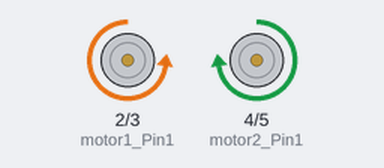
The sketch below on a simulated Arduino Uno, built with avr-gcc and run on an emulated ATmega328P. Shown: motor-driver pin pairs drawn as motors (green arrow = first pin HIGH = forward, orange = second pin HIGH = backward, longer = more drive, scaled by the enable pin).

Above: at 0.1 s.
At 2.1 s:
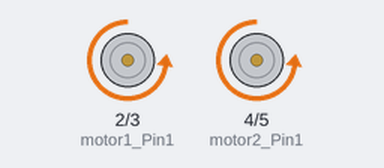
At 5.9 s:
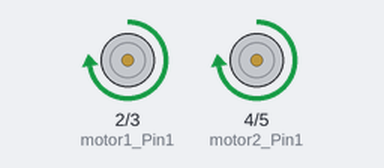
At 8.7 s:
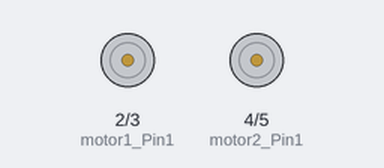
Timing chart, 0 to 10.2 s (numbered marks = the images above):
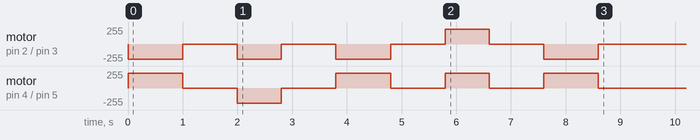

The sketch:

task2.ino
```cpp
int motor1_Pin1 = 2;
int motor1_Pin2 = 3;

int motor2_Pin1 = 4;
int motor2_Pin2 = 5;

int motor1_speed = 9;
int motor2_speed = 10;

int straight_time = 1000;
int turn_time = 800;


void setup() {
  // put your setup code here, to run once:
  pinMode(motor1_Pin1, OUTPUT);
  pinMode(motor1_Pin2, OUTPUT);
  pinMode(motor2_Pin1, OUTPUT);
  pinMode(motor2_Pin2, OUTPUT);

  pinMode(motor1_speed, OUTPUT);
  pinMode(motor2_speed, OUTPUT);

  // left90();
  // delay(500);
  // right90();
  forward(straight_time);

  delay(1000);
  right90(turn_time);


  delay(1000);
  forward(straight_time);


  delay(1000);
  left90(turn_time);

  delay(1000);
  forward(straight_time);
}

void loop() {
}

void stop() {
  digitalWrite(motor1_Pin1, LOW);
  digitalWrite(motor1_Pin2, LOW);
  digitalWrite(motor2_Pin1, LOW);
  digitalWrite(motor2_Pin2, LOW);
  analogWrite(motor2_speed, 0);
  analogWrite(motor1_speed, 0);
}

void forward(int time) {
  digitalWrite(motor1_Pin1, LOW);
  digitalWrite(motor1_Pin2, HIGH);
  digitalWrite(motor2_Pin1, HIGH);
  digitalWrite(motor2_Pin2, LOW);
  analogWrite(motor2_speed, 225);
  analogWrite(motor1_speed, 225);
  delay(time);
  stop();
}

void reverse() {
  digitalWrite(motor1_Pin1, HIGH);
  digitalWrite(motor1_Pin2, LOW);
  digitalWrite(motor2_Pin1, LOW);
  digitalWrite(motor2_Pin2, HIGH);
  analogWrite(motor2_speed, 180);
  analogWrite(motor1_speed, 180);
}

void right() {
  digitalWrite(motor1_Pin1, LOW);
  digitalWrite(motor1_Pin2, HIGH);
  digitalWrite(motor2_Pin1, LOW);
  digitalWrite(motor2_Pin2, HIGH);
  analogWrite(motor2_speed, 150);
  analogWrite(motor1_speed, 150);
}

void left() {
  digitalWrite(motor1_Pin1, HIGH);
  digitalWrite(motor1_Pin2, LOW);
  digitalWrite(motor2_Pin1, HIGH);
  digitalWrite(motor2_Pin2, LOW);
  analogWrite(motor2_speed, 150);
  analogWrite(motor1_speed, 150);
}

void left90(int time) {
  digitalWrite(motor1_Pin1, HIGH);
  digitalWrite(motor1_Pin2, LOW);
  digitalWrite(motor2_Pin1, HIGH);
  digitalWrite(motor2_Pin2, LOW);
  analogWrite(motor2_speed, 200);
  analogWrite(motor1_speed, 200);
  delay(time);
  stop();
}

void right90(int time) {
  digitalWrite(motor1_Pin1, LOW);
  digitalWrite(motor1_Pin2, HIGH);
  digitalWrite(motor2_Pin1, LOW);
  digitalWrite(motor2_Pin2, HIGH);
  analogWrite(motor2_speed, 200);
  analogWrite(motor1_speed, 200);
  delay(time);
  stop();
}
```
